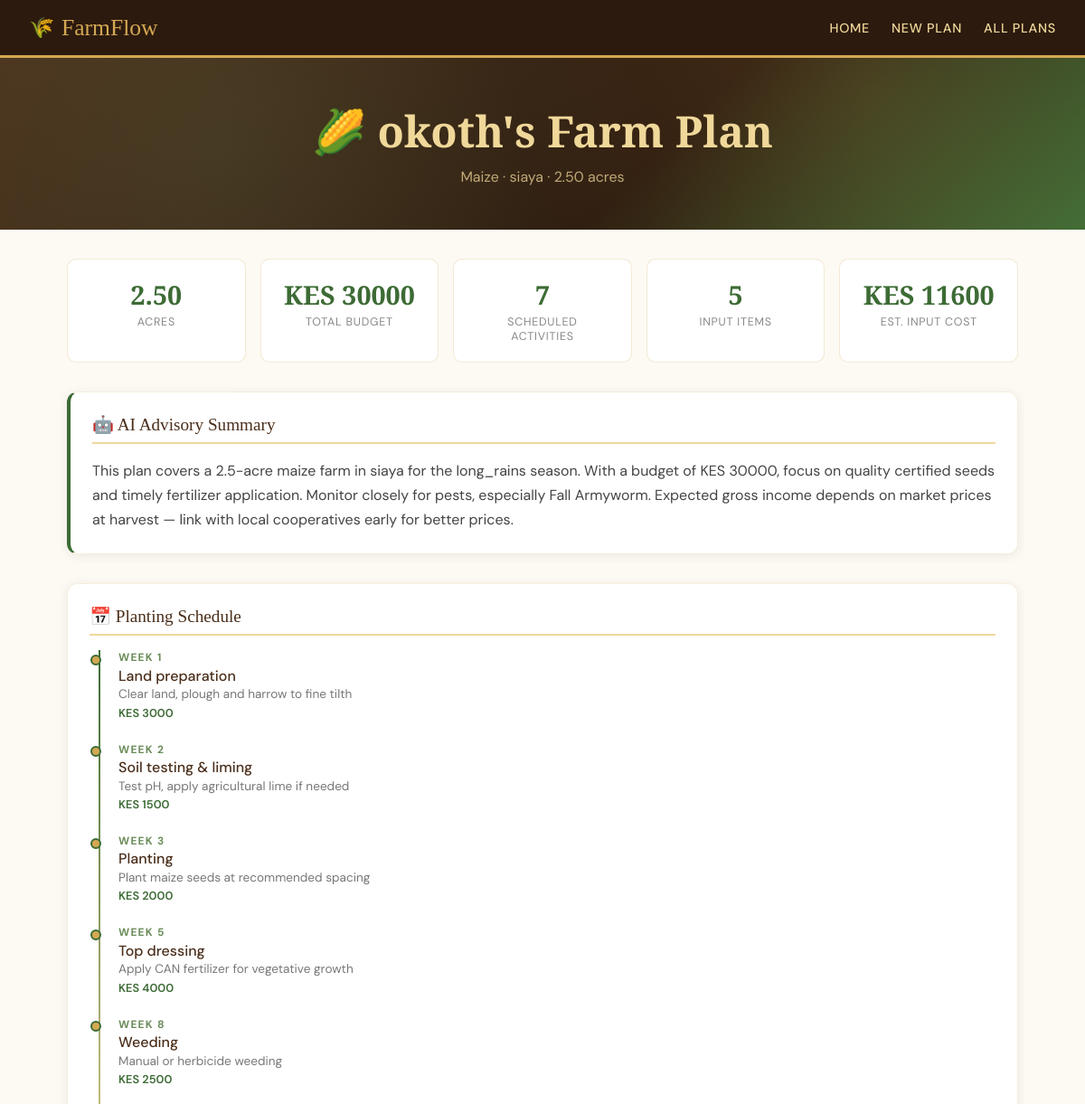
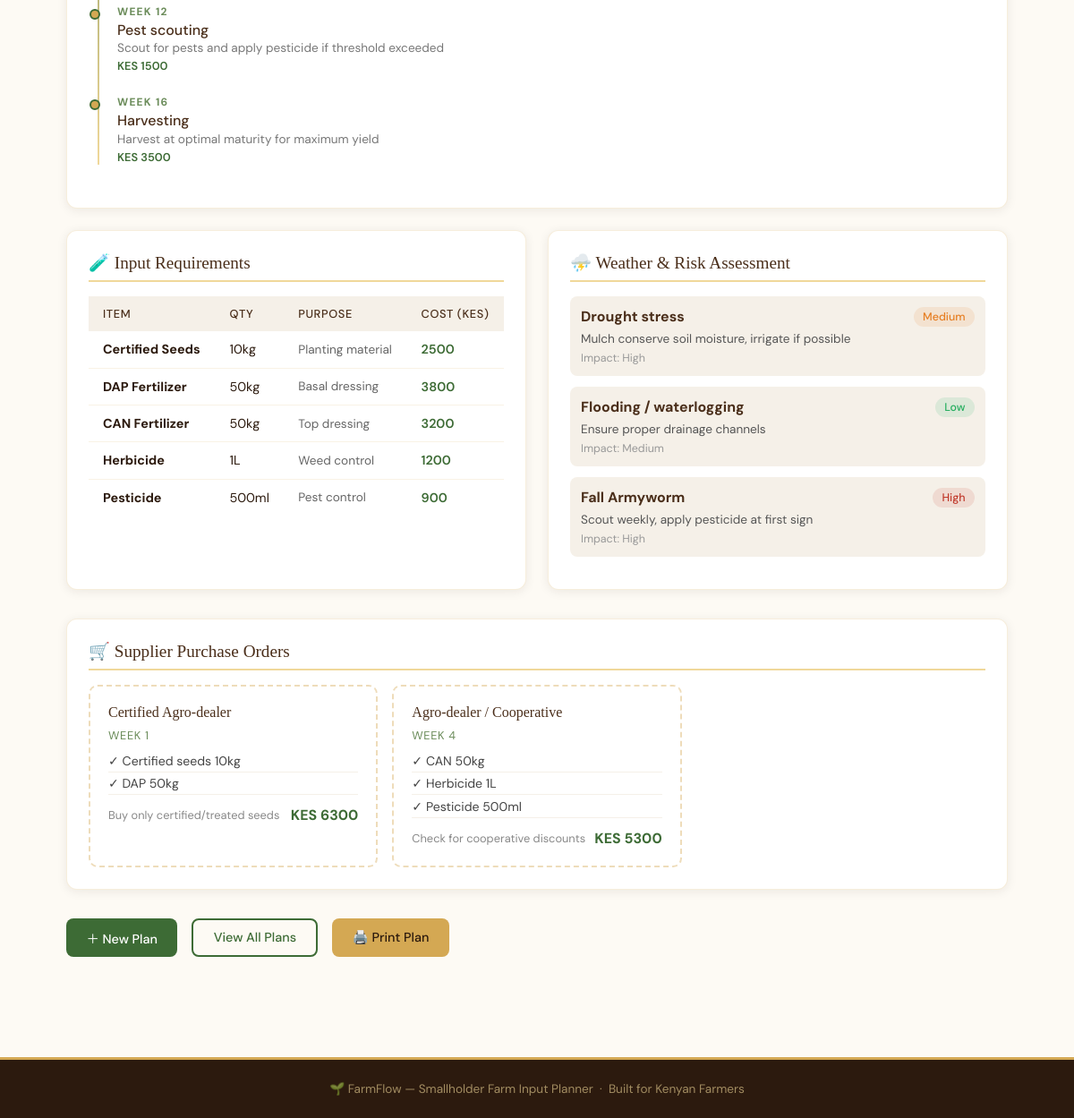
/plan/3/, run on the app's committed database (2 pictures, top to bottom).
### planner/models.py (models this page shows, shortened)
class FarmPlan(models.Model):
    CROP_CHOICES = [
        ('maize', 'Maize'),
        ('beans', 'Beans'),
        ('tomatoes', 'Tomatoes'),
        ('potatoes', 'Potatoes'),
        ('wheat', 'Wheat'),
        ('sorghum', 'Sorghum'),
        ('cassava', 'Cassava'),
        ('sweet_potato', 'Sweet Potato'),
        ('kale', 'Kale (Sukuma Wiki)'),
        ('cabbage', 'Cabbage'),
    ]
    SOIL_CHOICES = [
        ('loam', 'Loam'),
        ('clay', 'Clay'),
        ('sandy', 'Sandy'),
        ('silty', 'Silty'),
        ('peaty', 'Peaty'),
    ]
    SEASON_CHOICES = [
        ('long_rains', 'Long Rains (Mar–May)'),
        ('short_rains', 'Short Rains (Oct–Dec)'),
        ('dry', 'Dry Season (Irrigation)'),
    ]
    farmer_name = models.CharField(max_length=100)
    location = models.CharField(max_length=100)
    land_size = models.DecimalField(max_digits=6, decimal_places=2)
    crop = models.CharField(max_length=50, choices=CROP_CHOICES)
    soil_type = models.CharField(max_length=50, choices=SOIL_CHOICES)
    season = models.CharField(max_length=50, choices=SEASON_CHOICES)
    budget = models.DecimalField(max_digits=10, decimal_places=2)
    additional_notes = models.TextField(blank=True)
    planting_schedule = models.TextField(blank=True)
    input_requirements = models.TextField(blank=True)
    weather_risks = models.TextField(blank=True)
    purchase_orders = models.TextField(blank=True)
    ai_summary = models.TextField(blank=True)
    created_at = models.DateTimeField(auto_now_add=True)

### planner/views.py (the view)
# urls.py: path('plan/<int:pk>/', views.plan_detail, name='plan_detail'),
def plan_detail(request, pk):
    plan = get_object_or_404(FarmPlan, pk=pk)
    planting_schedule = json.loads(plan.planting_schedule) if plan.planting_schedule else []
    input_requirements = json.loads(plan.input_requirements) if plan.input_requirements else []
    weather_risks = json.loads(plan.weather_risks) if plan.weather_risks else []
    purchase_orders = json.loads(plan.purchase_orders) if plan.purchase_orders else []
    total_cost = sum(item.get('cost_kes', 0) for item in planting_schedule)
    total_inputs = sum(item.get('cost_kes', 0) for item in input_requirements)
    return render(request, 'planner/plan_detail.html', {
        'plan': plan,
        'planting_schedule': planting_schedule,
        'input_requirements': input_requirements,
        'weather_risks': weather_risks,
        'purchase_orders': purchase_orders,
        'total_cost': total_cost,
        'total_inputs': total_inputs,
    })

### planner/templates/planner/plan_detail.html (shortened to what this page needs)
{% extends "planner/base.html" %}
{% block content %}
<div class="page-hero">
  <h1>
    {% if plan.crop == 'maize' %}🌽
    {% elif plan.crop == 'tomatoes' %}🍅
    {% elif plan.crop == 'beans' %}🫘
    {% elif plan.crop == 'potatoes' %}🥔
    {% elif plan.crop == 'kale' %}🥬
    {% elif plan.crop == 'cabbage' %}🥦
    {% else %}🌱{% endif %}
    {{ plan.farmer_name }}'s Farm Plan
  </h1>
  <p>{{ plan.get_crop_display }} · {{ plan.location }} · {{ plan.land_size }} acres</p>
</div>
<div class="container">
  <div class="stat-row" style="margin-bottom:2rem;">
    <div class="stat-box">
      <div class="stat-value">{{ plan.land_size }}</div>
      <div class="stat-label">Acres</div>
    </div>
    <div class="stat-box">
      <div class="stat-value">KES {{ plan.budget|floatformat:0 }}</div>
      <div class="stat-label">Total Budget</div>
    </div>
    <div class="stat-box">
      <div class="stat-value">{{ planting_schedule|length }}</div>
      <div class="stat-label">Scheduled Activities</div>
    </div>
    <div class="stat-box">
      <div class="stat-value">{{ input_requirements|length }}</div>
      <div class="stat-label">Input Items</div>
    </div>
    <div class="stat-box">
      <div class="stat-value">KES {{ total_inputs }}</div>
      <div class="stat-label">Est. Input Cost</div>
    </div>
  </div>
  {% if plan.ai_summary %}
  <div class="card" style="margin-bottom:2rem;border-left:4px solid var(--leaf);">
    <div class="card-title">🤖 AI Advisory Summary</div>
    <p style="line-height:1.7;color:#444;">{{ plan.ai_summary }}</p>
  </div>
  {% endif %}
  <div style="display:grid;grid-template-columns:1fr 1fr;gap:1.5rem;margin-bottom:2rem;">
    <div class="card" style="grid-column:1/-1;">
      <div class="card-title">📅 Planting Schedule</div>
      <div class="timeline">
        {% for item in planting_schedule %}
        <div class="timeline-item">
          <div class="timeline-dot"></div>
          <div class="timeline-week">Week {{ item.week }}</div>
          <div class="timeline-activity">{{ item.activity }}</div>
          <div class="timeline-details">{{ item.details }}</div>
          {% if item.cost_kes %}
          <div class="timeline-cost">KES {{ item.cost_kes|floatformat:0 }}</div>
          {% endif %}
        </div>
        {% endfor %}
      </div>
    </div>
    <div class="card">
      <div class="card-title">🧪 Input Requirements</div>
      <table>
        <thead>
          <tr>
            <th>Item</th>
            <th>Qty</th>
            <th>Purpose</th>
            <th>Cost (KES)</th>
          </tr>
        </thead>
        <tbody>
          {% for item in input_requirements %}
          <tr>
            <td><strong>{{ item.item }}</strong></td>
            <td>{{ item.quantity }}</td>
            <td style="color:#666;font-size:.85rem;">{{ item.purpose }}</td>
            <td style="color:var(--leaf);font-weight:600;">{{ item.cost_kes|floatformat:0 }}</td>
          </tr>
          {% endfor %}
        </tbody>
      </table>
    </div>
    <div class="card">
      <div class="card-title">⛈️ Weather & Risk Assessment</div>
      {% for risk in weather_risks %}
      <div style="padding:.75rem;border-radius:8px;background:var(--mist);margin-bottom:.75rem;">
        <div style="display:flex;align-items:center;justify-content:space-between;margin-bottom:.3rem;">
          <strong style="color:var(--bark);">{{ risk.risk }}</strong>
          <span class="badge badge-{% if risk.probability == 'High' %}high{% elif risk.probability == 'Medium' %}medium{% else %}low{% endif %}">
            {{ risk.probability }}
          </span>
        </div>
        <div style="font-size:.85rem;color:#555;">{{ risk.mitigation }}</div>
        {% if risk.impact %}
        <div style="font-size:.78rem;color:#999;margin-top:.3rem;">Impact: {{ risk.impact }}</div>
        {% endif %}
      </div>
      {% endfor %}
    </div>
  </div>
  <div class="card" style="margin-bottom:2rem;">
    <div class="card-title">🛒 Supplier Purchase Orders</div>
    <div style="display:grid;grid-template-columns:repeat(auto-fill,minmax(280px,1fr));gap:1rem;">
      {% for order in purchase_orders %}
      <div style="border:2px dashed rgba(212,168,83,.4);border-radius:10px;padding:1.25rem;">
        <div style="font-family:'Playfair Display',serif;color:var(--bark);margin-bottom:.5rem;">{{ order.supplier_type }}</div>
        <div style="font-size:.8rem;color:var(--sage);text-transform:uppercase;letter-spacing:.05em;margin-bottom:.5rem;">{{ order.timing }}</div>
        <ul style="list-style:none;margin-bottom:.75rem;">
          {% for item in order.items %}
          <li style="font-size:.88rem;padding:.2rem 0;border-bottom:1px solid var(--mist);color:#444;">✓ {{ item }}</li>
          {% endfor %}
        </ul>
        <div style="display:flex;justify-content:space-between;align-items:center;">
          <span style="font-size:.8rem;color:#888;">{{ order.notes }}</span>
          <strong style="color:var(--leaf);">KES {{ order.estimated_total_kes|floatformat:0 }}</strong>
        </div>
      </div>
      {% endfor %}
    </div>
  </div>
  <div style="display:flex;gap:1rem;flex-wrap:wrap;margin-bottom:1rem;">
    <a href="/plan/new/" class="btn btn-primary">＋ New Plan</a>
    <a href="/plans/" class="btn btn-outline">View All Plans</a>
    <button onclick="window.print()" class="btn btn-secondary">🖨️ Print Plan</button>
  </div>
</div>
{% endblock %}

### planner/templates/planner/base.html (style rules this page uses)
:root { --soil: #2C1A0E; --bark: #4A2E1A; --clay: #8B4513; --wheat: #D4A853; --straw: #F0D89A; --sage: #6B8C5A; --leaf: #3D6B35; --mist: #F5F0E8; --cream: #FDFAF4; --white: #FFFFFF; --danger: #C0392B; --warn: #E67E22; --ok: #27AE60; }
*, *::before, *::after { box-sizing: border-box; margin: 0; padding: 0; }
body { font-family: 'DM Sans', sans-serif; background: var(--cream); color: var(--soil); min-height: 100vh; }
.page-hero { background: linear-gradient(135deg, var(--bark) 0%, var(--soil) 60%, var(--leaf) 100%); padding: 3rem 2rem; text-align: center; position: relative; overflow: hidden; }
.page-hero::before { content: ''; position: absolute; inset: 0; background-image: radial-gradient(circle at 20% 50%, rgba(107,140,90,.2) 0%, transparent 50%), radial-gradient(circle at 80% 20%, rgba(212,168,83,.15) 0%, transparent 40%); }
.page-hero h1 { font-family: 'Playfair Display', serif; font-size: clamp(1.8rem, 4vw, 3rem); color: var(--straw); position: relative; z-index: 1; }
.page-hero p { color: rgba(240,216,154,.75); margin-top: .5rem; font-size: 1rem; position: relative; z-index: 1; }
.container { max-width: 1100px; margin: 0 auto; padding: 2rem 1.5rem; }
.card { background: var(--white); border-radius: 12px; padding: 1.5rem; box-shadow: 0 2px 12px rgba(44,26,14,.08); border: 1px solid rgba(212,168,83,.2); }
.card-title { font-family: 'Playfair Display', serif; font-size: 1.2rem; color: var(--bark); margin-bottom: 1rem; padding-bottom: .5rem; border-bottom: 2px solid var(--straw); display: flex; align-items: center; gap: .5rem; }
.btn { display: inline-flex; align-items: center; gap: .4rem; padding: .65rem 1.4rem; border: none; border-radius: 8px; font-family: 'DM Sans', sans-serif; font-size: .9rem; font-weight: 500; cursor: pointer; text-decoration: none; transition: all .2s; }
.btn-primary { background: var(--leaf); color: var(--white); }
.btn-secondary { background: var(--wheat); color: var(--soil); }
.btn-outline { background: transparent; color: var(--leaf); border: 2px solid var(--leaf); }
.badge { display: inline-block; padding: .2rem .65rem; border-radius: 20px; font-size: .78rem; font-weight: 500; }
.badge-high { background: rgba(192,57,43,.12); color: var(--danger); }
.badge-medium { background: rgba(230,126,34,.12); color: var(--warn); }
.badge-low { background: rgba(39,174,96,.12); color: var(--ok); }
table { width: 100%; border-collapse: collapse; font-size: .9rem; }
thead th { background: var(--mist); color: var(--bark); font-weight: 500; text-align: left; padding: .7rem 1rem; font-size: .8rem; text-transform: uppercase; letter-spacing: .05em; }
tbody td { padding: .7rem 1rem; border-bottom: 1px solid rgba(212,168,83,.15); }
tbody tr:last-child td { border-bottom: none; }
.timeline { position: relative; padding-left: 2rem; }
.timeline::before { content: ''; position: absolute; left: .6rem; top: 0; bottom: 0; width: 2px; background: linear-gradient(to bottom, var(--leaf), var(--straw)); }
.timeline-item { position: relative; margin-bottom: 1.5rem; }
.timeline-dot { position: absolute; left: -1.95rem; top: .3rem; width: 12px; height: 12px; border-radius: 50%; background: var(--wheat); border: 2px solid var(--leaf); }
.timeline-week { font-size: .75rem; font-weight: 700; color: var(--sage); text-transform: uppercase; letter-spacing: .1em; }
.timeline-activity { font-weight: 500; color: var(--bark); margin: .1rem 0; }
.timeline-details { font-size: .85rem; color: #777; }
.timeline-cost { font-size: .8rem; color: var(--leaf); font-weight: 600; margin-top: .2rem; }
.stat-row { display: grid; grid-template-columns: repeat(auto-fit, minmax(180px,1fr)); gap: 1rem; }
.stat-box { background: var(--white); border: 1px solid rgba(212,168,83,.25); border-radius: 10px; padding: 1.2rem 1.5rem; text-align: center; }
.stat-value { font-family: 'Playfair Display', serif; font-size: 1.8rem; color: var(--leaf); font-weight: 700; }
.stat-label { font-size: .78rem; color: #888; text-transform: uppercase; letter-spacing: .06em; margin-top: .2rem; }

### data on the page
FarmPlan: farmer_name "okoth", crop "Maize", location "siaya", land_size "2.50", budget "30000", ai_summary "This plan covers a 2.5-acre maize farm in siaya for the long_rains season. With a budget of KES 30000, focus on quality certified seeds and timely fertilizer application. Monitor closely for pests, especially Fall Armyworm. Expected gross income depends on market prices at harvest — link with local cooperatives early for better prices."

### other printed values
{{ planting_schedule|length }} "7"
{{ input_requirements|length }} "5"
{{ total_inputs }} "11600"
{{ item.week }} "1" "2" "3" "5" "8" "12" "16"
{{ item.activity }} "Land preparation" "Soil testing & liming" "Planting" "Top dressing" "Weeding" "Pest scouting" "Harvesting"
{{ item.details }} "Clear land, plough and harrow to fine tilth" "Test pH, apply agricultural lime if needed" "Plant maize seeds at recommended spacing" "Apply CAN fertilizer for vegetative growth" "Manual or herbicide weeding" "Scout for pests and apply pesticide if threshold exceeded" "Harvest at optimal maturity for maximum yield"
{{ item.cost_kes|floatformat:0 }} "3000" "1500" "2000" "4000" "2500" "1500" "3500"
{{ item.item }} "Certified Seeds" "DAP Fertilizer" "CAN Fertilizer" "Herbicide" "Pesticide"
{{ item.quantity }} "10kg" "50kg" "50kg" "1L" "500ml"
{{ item.purpose }} "Planting material" "Basal dressing" "Top dressing" "Weed control" "Pest control"
{{ item.cost_kes|floatformat:0 }} "2500" "3800" "3200" "1200" "900"
{{ risk.risk }} "Drought stress" "Flooding / waterlogging" "Fall Armyworm"
{{ risk.probability }} "Medium" "Low" "High"
{{ risk.mitigation }} "Mulch conserve soil moisture, irrigate if possible" "Ensure proper drainage channels" "Scout weekly, apply pesticide at first sign"
{{ risk.impact }} "High" "Medium" "High"
